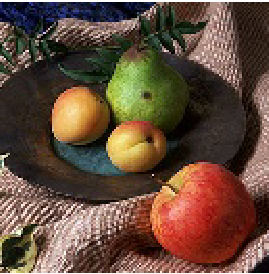
#> input picture Image_Processing/apple.png, 269 x 274 px, given in place of 1.png, which was not available
$ python Loop.py
#> lines starting #> are read from the running program, lines starting #| are printed output that depends on the picture; pictures that were not available may be replaced by others from this repository, and a replacement may not be noted
import matplotlib.pyplot as plt
import numpy as np
import time
import matplotlib.image as img
# [131 lines of commented-out code are left out]
apple=img.imread('/home/kim/PycharmProjects/tensorflow2.0-gpu/1.png')
#> apple is the input picture: shape (274, 269, 4) float32; mean R, G, B, A 0.39, 0.294, 0.231, 1
print(apple)
#> (printed output is left out)

rgb=apple[:,:,0:3]
num_bins=1000

hist,x= np.histogram(rgb,bins=num_bins)
#> hist = 1000 values, max 4163 at index 0, min 0 at index 1, mean 221.1; x = 1001 values from 0 to 1
sum_hist=[np.sum(hist[:i]) for i in range(len(hist))]
#> sum_hist = 1000 values from 0 to 218174

plt.plot(sum_hist)
plt.show()
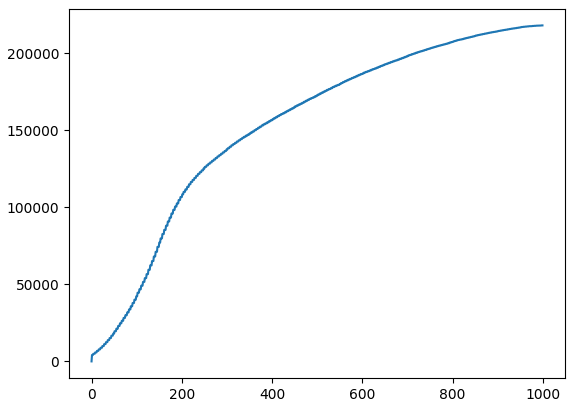
#> figure drawn by matplotlib, 1 panel; curve peaks at x = 997, y = 218174
rgb_eq=np.copy(rgb)
for i in range(1,num_bins):

    idx= np.where( (rgb>x[i-1]) & (rgb < x[i]))
    rgb_eq[idx] = sum_hist[i] / rgb.size
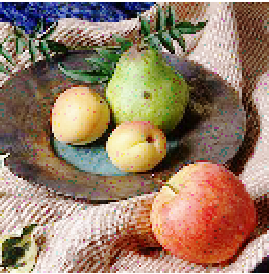
#> rgb_eq: shape (274, 269, 3) float32; mean R, G, B 0.596, 0.494, 0.408

hist_eq , x_eq= np.histogram(rgb_eq , bins=num_bins)
#> hist_eq has the same summary as hist; x_eq = 1001 values from 0 to 1

plt.plot(x[1:], hist, 'r', label='original histo')
plt.plot(x_eq[1:], hist_eq, '-b', label='eq histo')
plt.show()
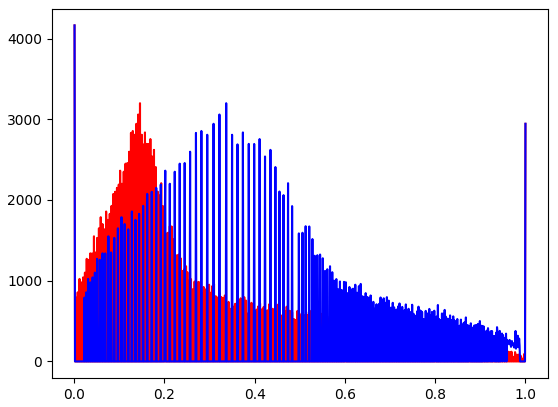
#> figure drawn by matplotlib, 1 panel; curve peaks at x = 0.001, y = 4163; curve peaks at x = 0.001, y = 4163

plt.imshow(rgb)
plt.show()

plt.imshow(rgb_eq)
plt.show()
